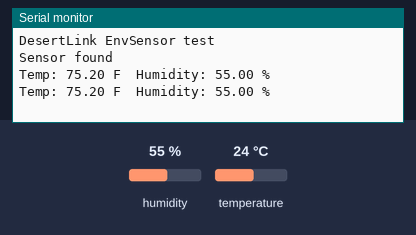
A sketch run on a simulated Arduino Uno, built with avr-gcc and run on an emulated ATmega328P. On the bench: the last lines printed to the serial monitor. Inputs (shaded band) come from the test bench; at power-on: humidity 55 %, temperature 24 °C.

Above: at 2.8 s.
2.9 s: humidity set to 22 %
At 4.6 s:
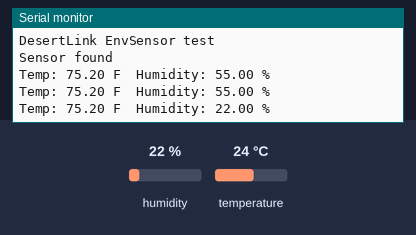
5.6 s: temperature set to 12 °C
At 7.7 s:
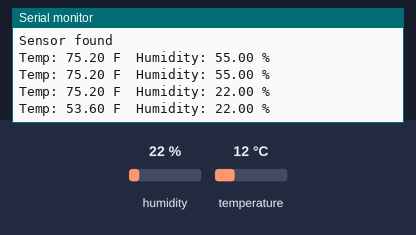
8.3 s: humidity set to 40 %
At 8.3 s:
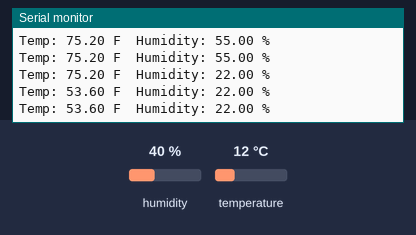
Timing chart, 0 to 11.3 s (numbered marks = the images above; inputs shaded):
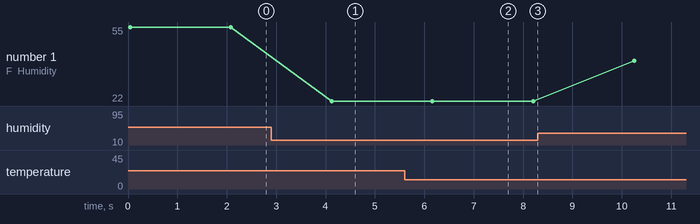

The sketch:

EnvSensor.ino
```cpp
// EnvSensor.ino
// Test sketch for the DesertLink Environmental Sensor Module.
// Board: WisBlock RAK4631. Serial Monitor: 115200 baud.
#include "EnvSensor.h"

EnvSensor env;

void setup() {
  Serial.begin(115200);
  while (!Serial && millis() < 5000) delay(10);

  Serial.println("DesertLink EnvSensor test");
  if (env.begin()) Serial.println("Sensor found");
  else             Serial.println("ERROR: sensor not found");
}

void loop() {
  if (env.read()) {
    Serial.print("Temp: ");       Serial.print(env.getTempF(), 2);    Serial.print(" F");
    Serial.print("  Humidity: "); Serial.print(env.getHumidity(), 2); Serial.println(" %");
  } else {
    Serial.println("ERROR: bad reading");
  }
  delay(2000);
}
```

EnvSensor.cpp
```cpp
// EnvSensor.cpp
// DesertLink (ECE 3730 Team A) - Environmental Sensor Module
// Owner: Andy Holt
#include "EnvSensor.h"

bool EnvSensor::begin() {
#ifdef WB_IO2
  pinMode(WB_IO2, OUTPUT);     // turn on 3V3_S power (sensor slots and header)
  digitalWrite(WB_IO2, HIGH);
  delay(10);
#endif
  // SHT3x is at 0x44 (ADDR pin low, most boards) or 0x45 (ADDR pin high)
  found = sensor.begin(0x44) || sensor.begin(0x45);
  return found;
}

bool EnvSensor::read() {
  valid = false;
  if (!found && !begin()) return false;   // retry if sensor was missing

  float c, rh;
  if (!sensor.readBoth(&c, &rh)) {
    found = false;
    return false;
  }

  if (isnan(c) || isnan(rh) || c < -40 || c > 125 || rh < 0 || rh > 100) return false;

  tempF = c * 9.0 / 5.0 + 32.0;
  hum   = rh;
  valid = true;
  return true;
}

float EnvSensor::getTempF()    { return tempF; }
float EnvSensor::getHumidity() { return hum; }
bool  EnvSensor::isValid()     { return valid; }
```

EnvSensor.h
```cpp
// EnvSensor.h
// DesertLink (ECE 3730 Team A) - Environmental Sensor Module
// Owner: Andy Holt
//
// Reads temperature (F) and humidity (%) from an SHT3x (SHT30/SHT31/SHT35)
// sensor on the I2C bus.
//
// How to use:
//   EnvSensor env;
//   env.begin();    // in setup()
//   env.read();     // in loop()
//   codec.packEnvironment(env.getTempF(), env.getHumidity());
//
// Needs the "Adafruit SHT31 Library" (works for all SHT3x sensors).
#ifndef ENV_SENSOR_H
#define ENV_SENSOR_H

#include <Arduino.h>
#include <Adafruit_SHT31.h>

class EnvSensor {
public:
  bool  begin();         // true = sensor found
  bool  read();          // true = good reading
  float getTempF();      // temperature in F
  float getHumidity();   // humidity in %
  bool  isValid();       // true if the last read() worked

private:
  Adafruit_SHT31 sensor;
  bool  found = false;
  bool  valid = false;
  float tempF = 0;
  float hum   = 0;
};

#endif
```

Measured:
- after the input at 2.9 s, the serial monitor: prints a new line after 1.2 s (image 1)
- after the input at 5.6 s, the serial monitor: prints a new line after 0.57 s (image 2)
- plotted number 1: 55 → 22 after the input at 2.9 s, 22 → 40 after the input at 8.3 s
